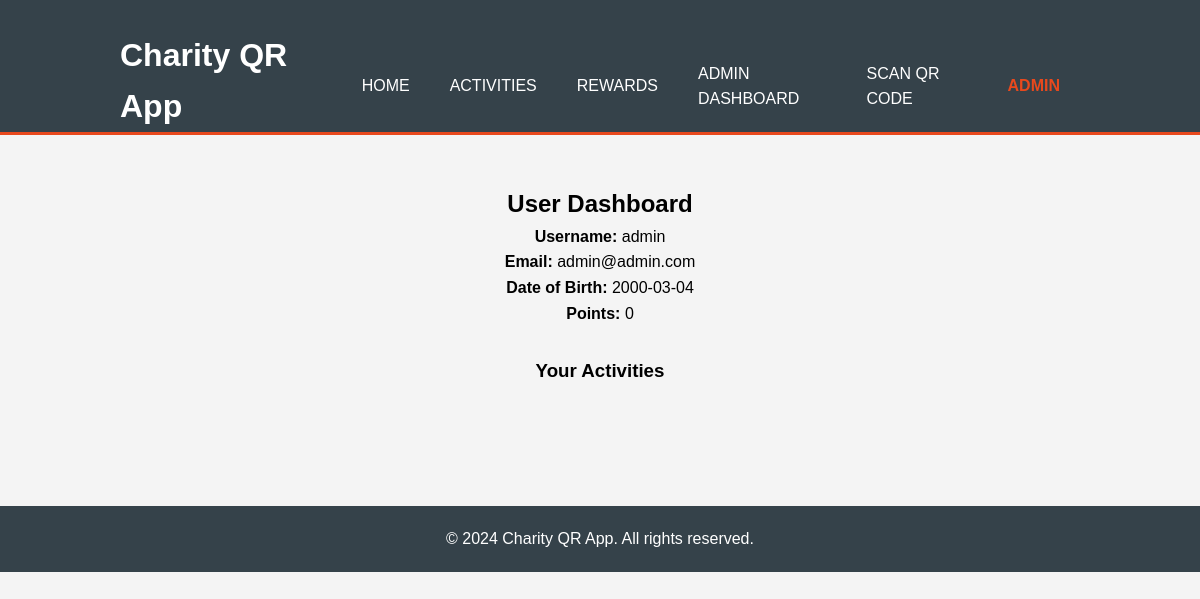
The app's page /dashboard.php (signed in) with its own data.
### tables this page shows
CREATE TABLE `user` (
  `user_id` int(11) NOT NULL,
  `username` varchar(100) NOT NULL,
  `dob` date NOT NULL,
  `email` varchar(100) NOT NULL,
  `password` varchar(100) NOT NULL,
  `points` int(255) NOT NULL,
  `is_admin` tinyint(1) DEFAULT 0,
  `is_organiser` tinyint(1) DEFAULT 0
);

### dashboard.php (the view, shortened to what this page needs)
<?php
$conn = new mysqli('localhost', 'root', '', 'fyp_app');
$user_id = $_SESSION['user_id'];
$sql = "SELECT * FROM user WHERE user_id = '$user_id'";
$result = $conn->query($sql);
$user = $result->fetch_assoc();
include 'header.php';
?>
<main>
    <section class="dashboard">
        <div class="container">
            <h2>User Dashboard</h2>
            <div class="user-info">
                <p><strong>Username:</strong> <?php echo htmlspecialchars($user['username']); ?></p>
                <p><strong>Email:</strong> <?php echo htmlspecialchars($user['email']); ?></p>
                <p><strong>Date of Birth:</strong> <?php echo htmlspecialchars($user['dob']); ?></p>
                <p><strong>Points:</strong> <?php echo htmlspecialchars($user['points']); ?></p>
            </div>
            <div class="user-activities">
                <h3>Your Activities</h3>
            </div>
        </div>
    </section>
</main>
<?php include 'footer.php'; ?>

### styles.css (style rules this page uses)
* { margin: 0; padding: 0; box-sizing: border-box; }
body { font-family: Arial, sans-serif; line-height: 1.6; background-color: #f4f4f4; }
.container { width: 80%; margin: 0 auto; overflow: hidden; }
.dashboard { padding: 50px 0; text-align: center; }
.dashboard .user-info, .dashboard .user-activities { margin-bottom: 30px; }
.dashboard h3 { margin-bottom: 20px; }

### records on screen
user: username "admin", email "admin@admin.com", dob "2000-03-04", points "0"

### other values on screen
$_SESSION['username'] "ADMIN"
